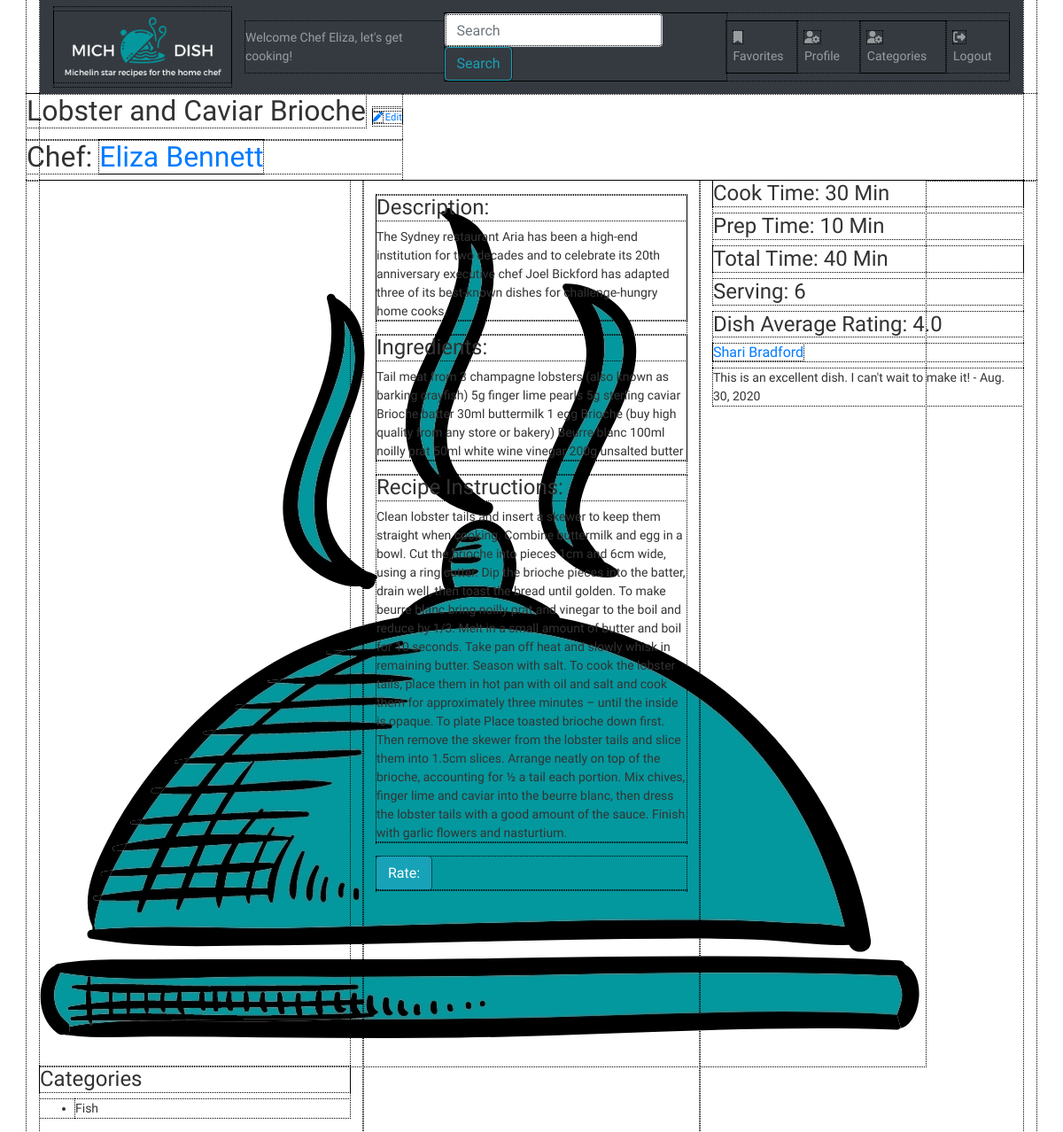
Screenshot of /dish/1 (signed in) with the database file from the repository.
### dish/models.py (models this page shows, shortened)
class Dish(models.Model):
    title = models.CharField(max_length=255)
    recipe = models.TextField(help_text="Instructions for how to make the dish.")
    description = models.TextField(blank=True, help_text="Describe the dish, its history and why you were inspired to make it.")
    ingredients = models.TextField(help_text="Add each ingredient on a new line.")
    prep_time = models.IntegerField(help_text="Prep time in minutes.")
    cook_time = models.IntegerField(help_text="Cook time in minutes.")
    servings = models.IntegerField()
    profile_pic = models.ImageField(
        upload_to=dish_directory_path,
        default= 'dishes/blank-dish.jpg',
        blank=True,
        null=True,
        )
    categories = models.ManyToManyField(Category, related_name='dishes', help_text="Select all categories that apply.")
    poster = models.ForeignKey(User, related_name='user_dishes', on_delete=models.CASCADE)
    user_likes = models.ManyToManyField(User, related_name='liked_dishes')
    created_at = models.DateField(auto_now_add=True)
    updated_at = models.DateField(auto_now=True)

class Category(models.Model):
    name = models.CharField(max_length=20)
    profile_pic = models.ImageField(
        upload_to='categories/',
        default= 'categories/blank-category.jpg',
        blank=True,
        null=True,
        )
    created_at = models.DateField(auto_now_add=True)
    updated_at = models.DateField(auto_now=True)

class Rating(models.Model):
    dish = models.ForeignKey(Dish, related_name='ratings', on_delete=models.CASCADE)
    user = models.ForeignKey(User, related_name='ratings', on_delete=models.CASCADE)
    rating = models.IntegerField()
    review = models.TextField()
    profile_pic = models.ImageField(
        upload_to=dish_directory_path,
        blank=True,
        null=True,
    )
    created_at = models.DateField(auto_now_add=True)
    updated_at = models.DateField(auto_now=True)

### dish/views.py (the view)
# urls.py: path('<int:dish_id>', views.dish_details, name="dish_details"),
def dish_details(request, dish_id):
    user = request.user # User.objects.get(id=request.session['user_id'])
    dish = Dish.objects.get(id=dish_id)
    if hasattr(dish,'ratings'):
        if dish.ratings.filter(user=user).count() > 0:
            print(f"Ratings for {dish.title}: {dish.ratings.filter(user=user).count()}")
            user_has_rated_dish = True
            user_rating_this_dish = dish.ratings.filter(user=user).first()
            form = None
        else:
            user_has_rated_dish = False
            user_rating_this_dish = None
            form = RatingForm()
        average_rating = Rating.objects.filter(dish=dish).aggregate(Avg('rating'))['rating__avg'] or 0
        all_ratings = dish.ratings.all()
    else:
        print(f"No ratings yet for {dish.title}.")
        form = RatingForm()
        average_rating = 0
        all_ratings = None
    context = {
        'user': user,
        'dish': dish,
        'average_rating': average_rating,
        'all_ratings': all_ratings,
        'total_time' : dish.prep_time + dish.cook_time,
        'user_has_rated_dish': user_has_rated_dish,
        'user_rating_this_dish': user_rating_this_dish,
        'form': form,
    }
    return render(request, 'dish/dish-details.html', context)

### dish/models.py
class RatingForm(ModelForm):
    class Meta:
        model = Rating
        fields = ['rating', 'review', 'profile_pic']

### dish/templates/dish/dish-details.html (shortened to what this page needs)
{% extends 'dish/base.html' %}
{% load static %}
{% block css %}
<link rel="stylesheet" href="{% static 'dish/css/dish.css' %}">
{% endblock css %}
{% block greeting %}{% if user.is_authenticated %} {{ user.first_name }}{% endif %}{% endblock greeting %}
{% block favorites %}
{% if user.is_authenticated %}
  <a href="{% url 'dish:favorite_dishes' %}" class="nav-link"><i class="fas fa-bookmark"></i>Favorites</a>
  {% endif %}
{% endblock favorites %}
{% block profile %}
{% if user.is_authenticated %}
<a href="{% url 'accounts:user_profile' profiled_user_id=user.id %}" class="nav-link"><i class="fas fa-user-cog"></i>Profile</a>
{% else %}
<a href="{% url 'accounts:signup' %}" class="nav-link"><i class="fas fa-user-cog"></i>Register</a>
{% endif %}
{% endblock profile %}
{% block login %}
{% if user.is_authenticated %}
  <a href="{% url 'logout' %}" class="nav-link"><i class="fas fa-sign-out-alt"></i>Logout</a>
  {% else %}
  <a href="{% url 'login' %}" class="nav-link"><i class="fas fa-sign-in-alt"></i>Login</a>
  {% endif %}
{% endblock login %}
{% block content %}
<div id="main-content" data-id="{{ dish.id }}">
        <div class="row" id="newPost">
            <div class="title">
                <div class="d-inline-flex align-items-baseline">
                    <h2>{{ dish.title }}</h2>
                    {% if dish.poster.id == user.id %}
                    <p class="edit-category ml-2" title="Edit" style="color:#009EC3">
                        <a href="{% url 'dish:update_dish' dish_id=dish.id %}">
                            <small><i class="fas fa-pen"></i> Edit</small>
                        </a>
                    </p>
                    {% endif %}
                </div>
                <h2>Chef: <a href="{% url 'accounts:user_profile' profiled_user_id=dish.poster.id %}">{{ dish.poster.first_name }} {{ dish.poster.last_name }}</a></h2>
            </div>
        </div>
        <div class="row">
            <div class="col">
                <div id="picture">
                    <img src="{{ dish.profile_pic.url }}" alt="Dish Picture Here">
                </div>
                <div id="category">
                    <h4>Categories</h4>
                    <ul class="categories">
                    {% for category in dish.categories.all %}
                        <li class="category" data-id="{{ category.id }}">{{ category.name }}</li>
                    {% endfor %}
                    </ul>
                </div>
            </div>
            <div class="col">
                <div id="recipe">
                    <div id="description">
                        <p><h4>Description: </h4>{{ dish.description }}</p>
                    </div>
                    <div id="ingredients">
                        <p><h4>Ingredients: </h4>{{ dish.ingredients }}</p>
                    </div>
                    <div id="recipeWriting">
                        <p><h4>Recipe Instructions: </h4>{{ dish.recipe }}</p>
                    </div>
                </div>
                <div id="ratings">
                    <div class="btn btn-info">
                        Rate:
                    </div>
                </div>
            </div>
            <div class="col">
                <div id="times">
                    <div id="cookTime">
                        <h4>Cook Time: {{ dish.cook_time }} Min</h4>
                    </div>
                    <div id="prepTime">
                        <h4>Prep Time: {{ dish.prep_time }} Min</h4>
                    </div>
                    <div id="totalTime">
                        <h4>Total Time: {{ total_time }} Min</h4>
                    </div>
                    <div id="serving">
                        <h4>Serving: {{ dish.servings }}</h4>
                    </div>
                </div>
                <div id="ratings">
                    <div id="avgRating">
                        <h4>Dish Average Rating: {{ average_rating }}</h4>
                    </div>
                    <div id="reviews">
                        {% for rating in all_ratings %}
                        <div id="userName">
                            <h6><a href="">{{ rating.user.first_name }} {{ rating.user.last_name }}</a></h6>
                        </div>
                        <div id="review">
                            <p>{{ rating.review }} - {{ rating.created_at }}</p>
                        </div>
                        {% endfor %}
                    </div>
                </div>
            </div>
        </div>
</div>
{% endblock %}

### dish/static/dish/css/style.css (style rules this page uses)
* { box-sizing: border-box; }
body { margin: 0; padding: 0; font-size: 14px; font-family: "Roboto","Lucida Grande","DejaVu Sans","Bitstream Vera Sans",Verdana,Arial,sans-serif; color: #333; background: #fff; }

### dish/static/dish/css/dish.css (style rules this page uses)
* { outline: 1pt dotted black; }

### rows the page displays
Dish: title "Lobster and Caviar Brioche", poster.first_name "Eliza", poster.last_name "Bennett", profile_pic (placeholder picture), description "The Sydney restaurant Aria has been a high-end institution for two decades and to celebrate its 20th anniversary executive chef Joel Bickford has adapted three of its best-known dishes for challenge-hungry home cooks.", ingredients "Tail meat from 3 champagne lobsters (also known as barking crayfish) 5g finger lime pearls 5g sterling caviar Brioche batter 30ml buttermilk 1 egg Brioche (buy high quality from any store or bakery) Beurre blanc 100ml noilly prat 50ml white wine vinegar 200g unsalted butter", recipe "Clean lobster tails and insert a skewer to keep them straight when cooking. Combine buttermilk and egg in a bowl. Cut the brioche into pieces 1cm and 6cm wide, using a ring cutter. Dip the brioche pieces into the batter, drain well, then toast the bread until golden. To make beurre blanc bring noilly prat and vinegar to the boil and reduce by 1/3. Melt in a small amount of butter and boil for 10 seconds. Take pan off heat and slowly whisk in remaining butter. Season with salt. To cook the lobster tails, place them in hot pan with oil and salt and cook them for approximately three minutes – until the inside is opaque. To plate Place toasted brioche down first. Then remove the skewer from the…", cook_time "30", prep_time "10", servings "6"
Category: name "Fish"
Rating: user.first_name "Shari", user.last_name "Bradford", review "This is an excellent dish. I can't wait to make it!", created_at "Aug. 30, 2020"

### other values shown
{{ user.first_name }} "Eliza"
{{ total_time }} "40"
{{ average_rating }} "4.0"
